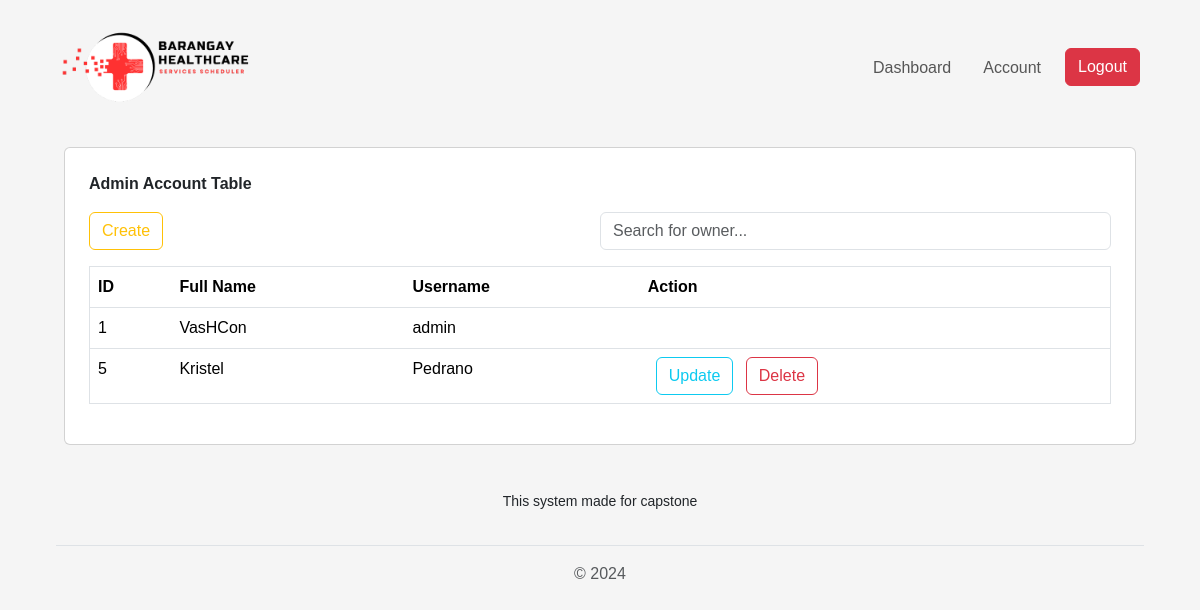
The app's page /view/pages/dashboard/accounts.php (signed in) with its own data.
### tables this page shows
CREATE TABLE `tbl_admin_access` (
  `id` int(11) NOT NULL,
  `fullname` varchar(255) NOT NULL,
  `username` varchar(255) NOT NULL,
  `password` varchar(255) NOT NULL
);

### connection/connection.php (called while the page is built, shortened)
<?php
class config {
    public function __construct(){
        $dsn = "mysql:host=".H.";dbname=".DB;
        $username = U;
        $password = P;
        try {
            $this->pdo = new PDO($dsn, $username, $password);
        } catch (PDOException $e) {
            die("Connection failed: " . $e->getMessage());
        }
    }
}
?>

### controller/DashboardController.php (called while the page is built, shortened)
<?php
require_once('../../../services/DashboardServices.php');
$dashboardServices = new DashboardServices();
?>

### services/DashboardServices.php (called while the page is built, shortened)
<?php
require_once("../../../connection/connection.php");
class DashboardServices extends config {
    public function getAdminAccount() {
        try {
            $query = "SELECT `id`, `fullname`, `username`, `password` FROM `tbl_admin_access` WHERE 1";
            $stmt = $this->pdo->prepare($query);
            $stmt->execute();
            return $stmt->fetchAll(PDO::FETCH_ASSOC);
        } catch (PDOException $e) {
            echo "Error: " . $e->getMessage();
        }
    }
}
?>

### view/pages/dashboard/accounts.php (the view, shortened to what this page needs)
<?php
include_once('../../components/header.php');
include_once('../../../controller/DashboardController.php');
$adminAccs = $dashboardServices->getAdminAccount();
?>
<div class="p-3">
  <div class="card p-4">
    <p><strong>Admin Account Table</strong> </p>
    <div class="mb-3 d-flex justify-content-between">
      <button type="button" class="btn btn-outline-warning" data-bs-toggle="modal" data-bs-target="#createAdminModal">Create</button>
      <input type="text" id="searchInput" class="form-control w-50" placeholder="Search for owner...">
    </div>
    <div class="table-responsive">
      <table border="1" class="table" id="nurseryOwnersTable">
        <thead>
          <tr>
            <th>ID</th>
            <th>Full Name</th>
            <th>Username</th>
            <th>Action</th>
          </tr>
        </thead>
        <tbody>
          <?php if (!empty($adminAccs)): ?>
            <?php foreach ($adminAccs as $adminAcc): ?>
              <tr>
                <td><?php echo htmlspecialchars($adminAcc['id']); ?></td>
                <td><?php echo htmlspecialchars($adminAcc['fullname']); ?></td>
                <td><?php echo htmlspecialchars($adminAcc['username']); ?></td>
                <td>
                  <?php
                  if ($adminAcc['id'] != 1) { ?>
                      <button type='button' class='btn btn-outline-info mx-0 mx-md-2'
                              data-bs-toggle='modal'
                              data-bs-target='#createAdminModal'
                              onclick='populateModal(<?php echo htmlspecialchars(json_encode($adminAcc)); ?>)'>Update</button>
                      <button type='button' class='btn btn-outline-danger mt-1 mt-md-0'
                              data-id='<?php echo htmlspecialchars($adminAcc['id']); ?>'
                              onclick='setDeleteAdminById(this)'>Delete</button>
                  <?php } ?>
              </td>
              </tr>
            <?php endforeach; ?>
          <?php else: ?>
            <tr>
              <td colspan="4" class="text-center">No records found.</td>
            </tr>
          <?php endif; ?>
        </tbody>
      </table>
    </div>
  </div>
</div>
<?php include_once('../../components/footer.php'); ?>

### view/css/style.css (style rules this page uses)
body { padding: 5px; background-color: #f5f5f5; font-family: Arial, sans-serif; }

### records on screen
tbl_admin_access: id "1", fullname "VasHCon", username "admin"
tbl_admin_access: id "5", fullname "Kristel", username "Pedrano"
